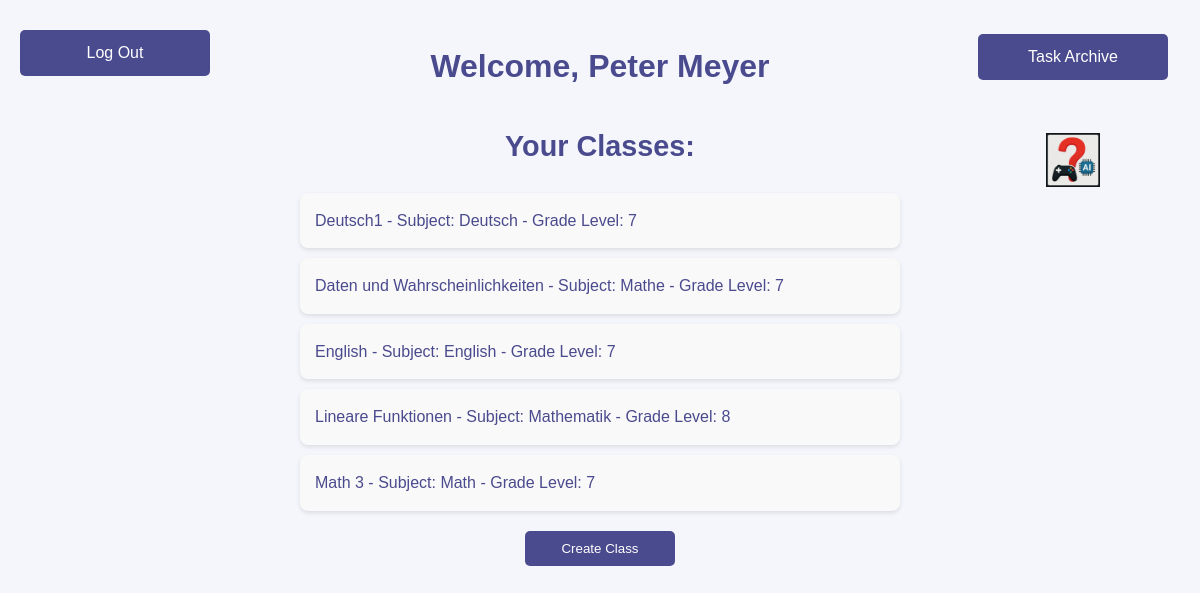
Screenshot of /teacher_dashboard (signed in) with the database file from the repository.
### tables this page shows
CREATE TABLE Teachers (
    id INTEGER PRIMARY KEY AUTOINCREMENT,
    name TEXT NOT NULL,
    email TEXT UNIQUE NOT NULL,
    password TEXT NOT NULL
);

CREATE TABLE "Classes" (
    id INTEGER PRIMARY KEY AUTOINCREMENT,
    class_name TEXT NOT NULL,
    subject TEXT NOT NULL,
    teacher_id INTEGER, grade_level INTEGER,
    FOREIGN KEY (teacher_id) REFERENCES Teachers (id)
);

### app.py (the view)
@app.route('/teacher_dashboard')
def teacher_dashboard():
    if 'teacher_id' not in session:
        return redirect('/')
    teacher_id = session['teacher_id']
    conn = get_db_connection()
    teacher = conn.execute('SELECT * FROM Teachers WHERE id = ?', (teacher_id,)).fetchone()
    classes = conn.execute(
        'SELECT id, class_name, subject, grade_level FROM Classes WHERE teacher_id = ?',
        (teacher_id,)
    ).fetchall()
    conn.close()
    return render_template('teacher_dashboard.html', teacher=teacher, classes=classes)

### app.py (called while the page is built)
def get_db_connection():
    conn = sqlite3.connect('ahg/database.db')
    conn.row_factory = sqlite3.Row
    return conn

### templates/teacher_dashboard.html (shortened to what this page needs)
<!DOCTYPE html>
<html lang="de">
<head>
    <link rel="stylesheet" href="{{ url_for('static', filename='styles.css') }}">
</head>
<body>
    <div class="top-buttons">
        <a href="/" class="button">Log Out</a>
    </div>
    <div style="position: absolute; top: 24px; right: 32px;">
        <a href="{{ url_for('task_archive') }}" class="button">Task Archive</a>
    </div>
    <h1>Welcome, {{ teacher['name'] }}</h1>
    <h2>Your Classes:</h2>
    <ul class="class-list">
        {% for class in classes %}
            <li>
                <a href="/class_details_teacher/{{ class['id'] }}/{{ teacher['id'] }}">
                    {{ class['class_name'] }} - Subject: {{ class['subject'] }} - Grade Level: {{ class['grade_level'] }}
                </a>
            </li>
        {% endfor %}
    </ul>
    <div id="help-button-fixed" style="position: fixed; top: 20%; right: 10px; transform: translateY(-50%); z-index: 1100;">
        <button type="button"
            onclick="document.getElementById('help-modal').style.display='flex';"
            style="background: none; border: none; border-radius: 50%; cursor: pointer; padding: 6px;">
            <img src="{{ url_for('static', filename='help_icon.png') }}" alt="Help"
                style="width:54px; height:54px; display:block;">
        </button>
    </div>
    <div id="teacher-options" style="text-align: center;">
        <button onclick="showCreateClass()">Create Class</button>
    </div>
</body>
</html>

### static/styles.css (style rules this page uses)
body { font-family: 'Arial', sans-serif; background-color: #f4f4f9; color: #333; margin: 0; padding: 20px; line-height: 1.6; }
h1, h2, h3 { color: #4a4a8e; text-align: center; }
.button, button, .back-button { background-color: #4a4a8e; color: white; border: none; padding: 10px 20px; margin: 10px 0; border-radius: 5px; cursor: pointer; transition: background-color 0.3s ease; text-decoration: none; display: block; text-align: center; width: 150px; margin-left: auto; margin-right: auto; }
.top-buttons { position: absolute; top: 20px; left: 20px; display: flex; gap: 10px; }
ul.class-list, ul.student-list { list-style-type: none; padding: 0; max-width: 600px; margin: 20px auto; }
ul.class-list li, ul.student-list li { background-color: #f9f9f9; margin: 10px 0; padding: 15px; border-radius: 8px; box-shadow: 0 2px 4px rgba(0, 0, 0, 0.1); transition: transform 0.2s; }
a { text-decoration: none; color: #4a4a8e; }
h2 { margin-top: 30px; font-size: 1.8em; color: #4a4a8e; text-align: center; }
body { background: #f4f6fb; }

### rows the page displays
Teachers: name "Peter Meyer"
Classes: class_name "Deutsch1", subject "Deutsch", grade_level "7"
Classes: class_name "Daten und Wahrscheinlichkeiten", subject "Mathe", grade_level "7"
Classes: class_name "English", subject "English", grade_level "7"
Classes: class_name "Lineare Funktionen", subject "Mathematik", grade_level "8"
Classes: class_name "Math 3", subject "Math", grade_level "7"
